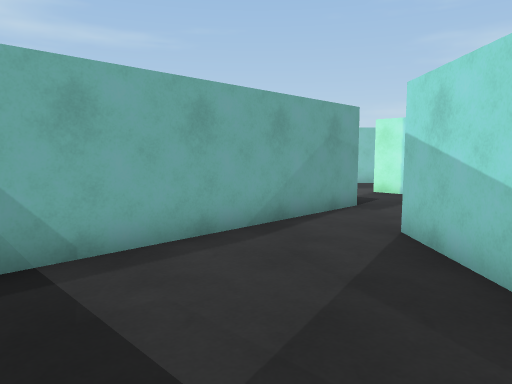
View 1 (above)

24 first-person views from a walk through a 3-D level made in the Unity game engine. The camera is 1.4 m above the floor, tilts 6° down and sees 70° across. The floor is counted in squares, 1 m on a side. Each view is taken from the middle of a square. On the plan, view 1 faces up. The plan holds only what a view shows up to about 16 squares ahead; the rest is blank. The player is left out. Surface patterns are stand-ins for the level's own textures.

View 2
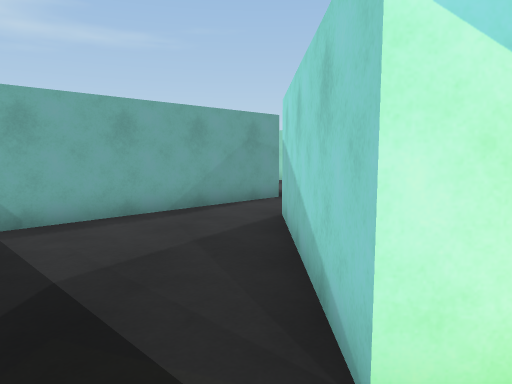

View 3
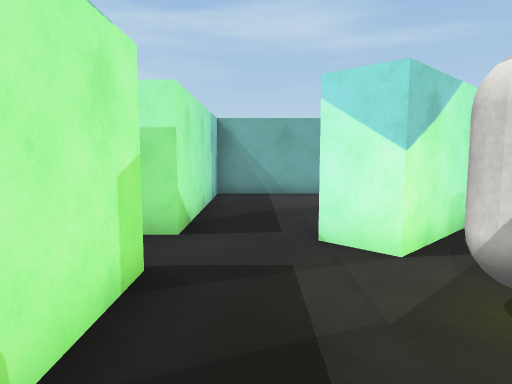

View 4
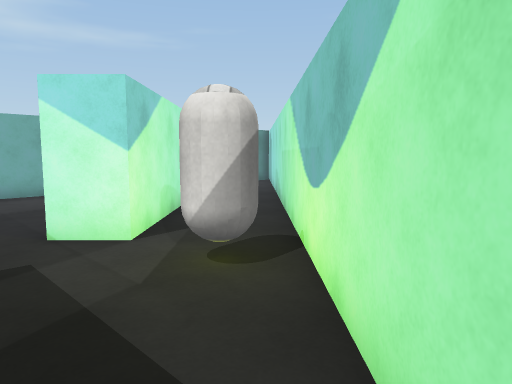

View 5
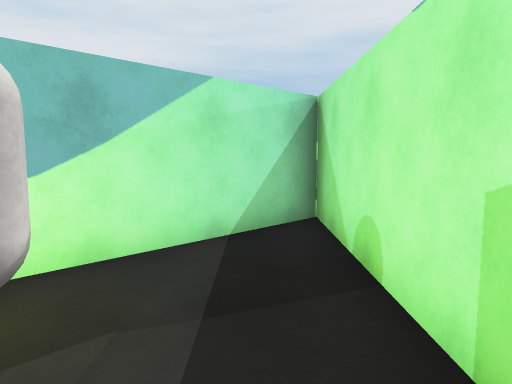

View 6
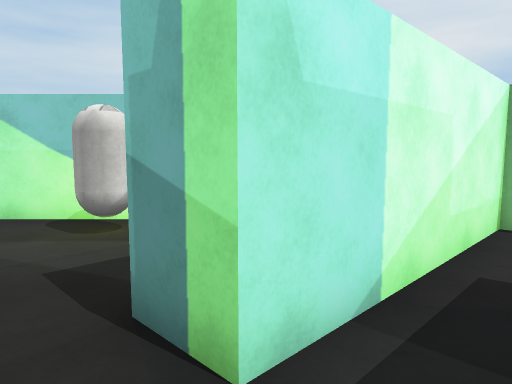

View 7
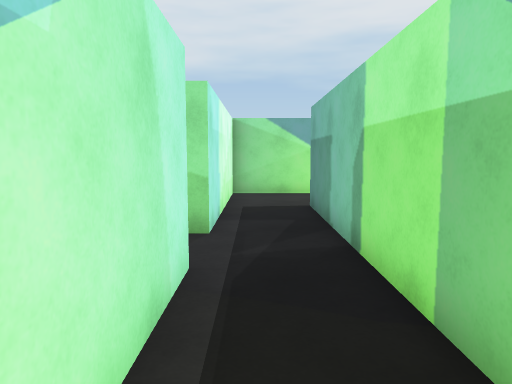

View 8
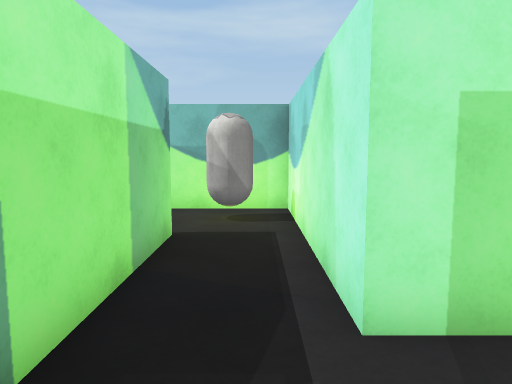

View 9
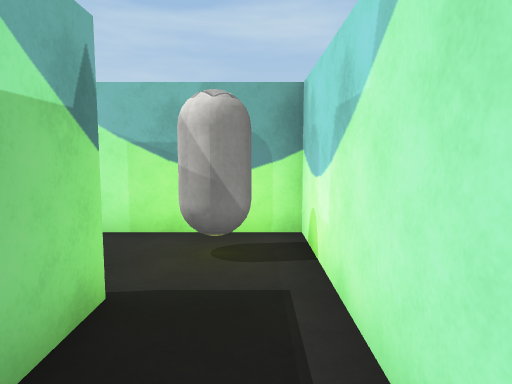

View 10
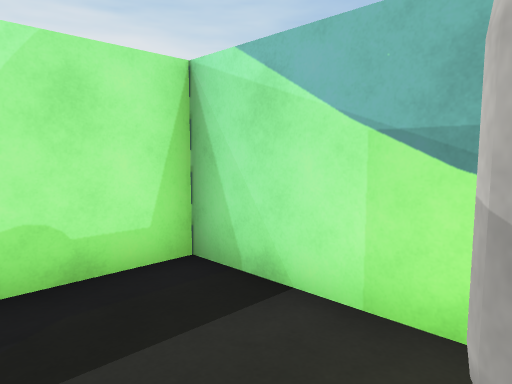

View 11
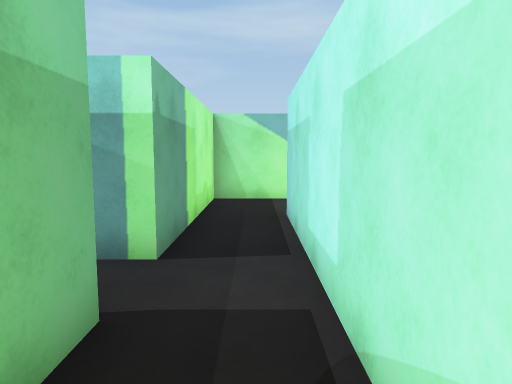

View 12
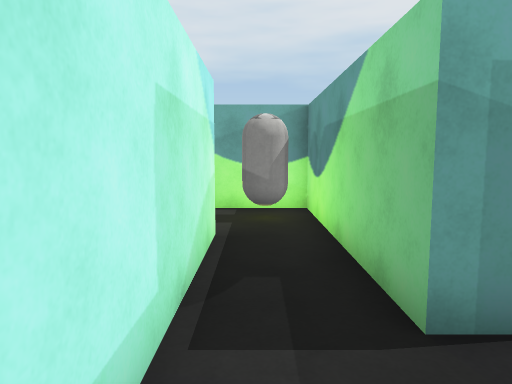

View 13
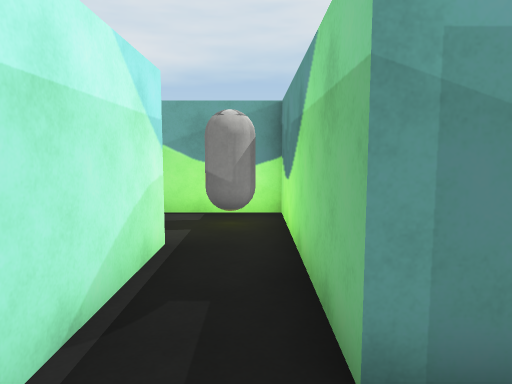

View 14
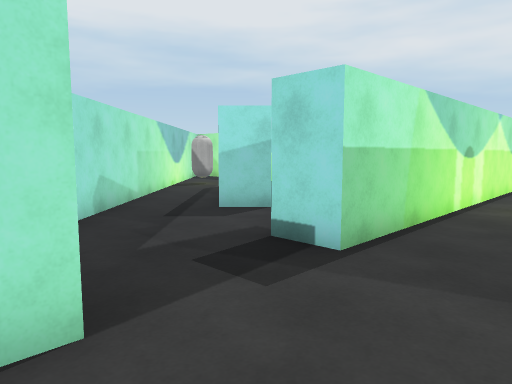

View 15
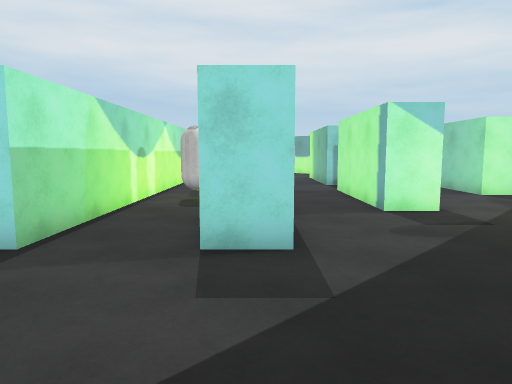

View 16
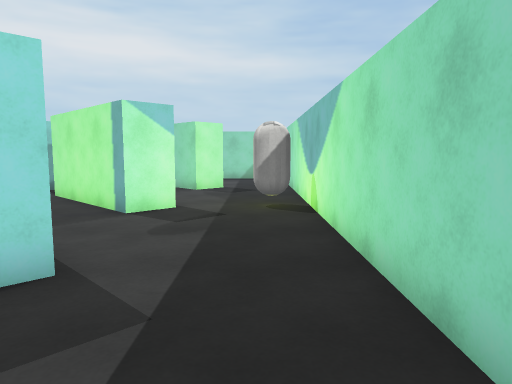

View 17
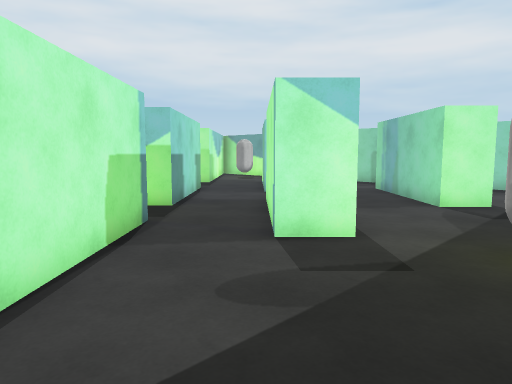

View 18
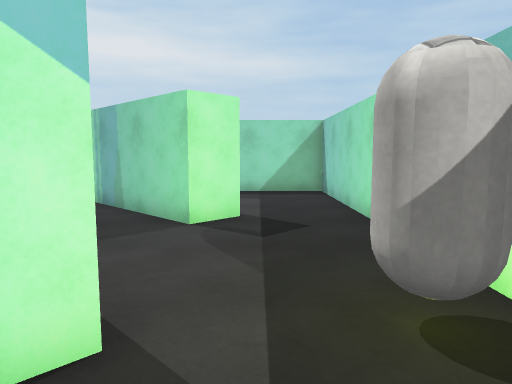

View 19
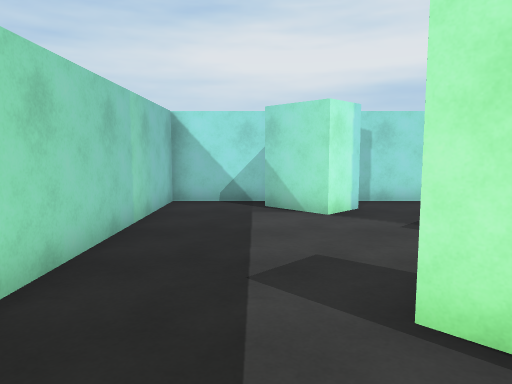

View 20
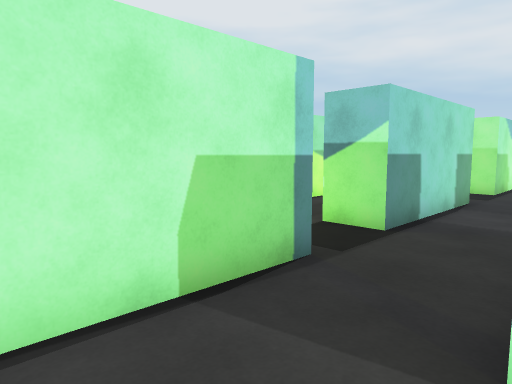

View 21
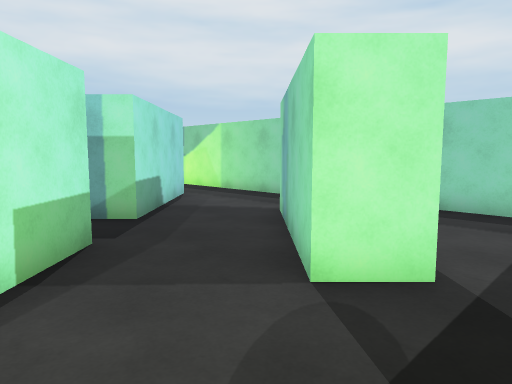

View 22
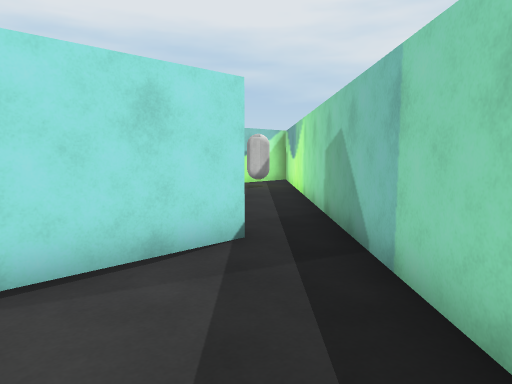

View 23
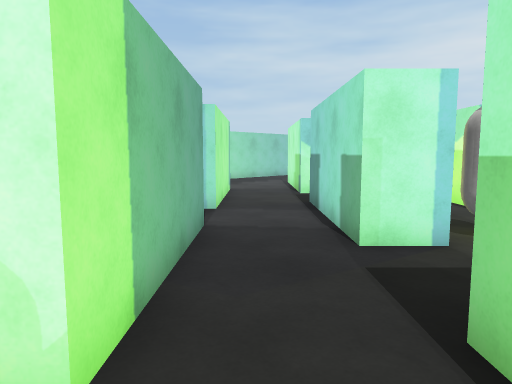

View 24
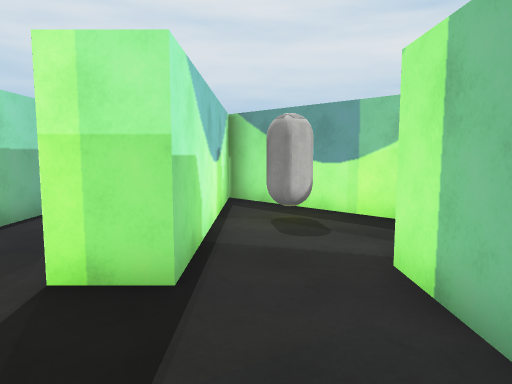

### Floor plan
Ten units are one square. View 1 is at (0, 0); x grows to the right and y downward. Boxes are objects, and circles mark ways between rooms. Rooms are numbered by the first view taken in them; rooms with no view inside come last. Other rooms are left out.
<svg viewBox="-181 -180 253 310">
<path fill="none" stroke="#000" d="M26 2 26 -55M1 -72 -40 -31 6 15M20 29 67 76 67 14M40 2 26 2M6 15 -3 25 -29 -1M20 48 10 38 20 29M-45 16 1 61M-29 -1 -50 -21 -90 19 -67 41M10 90 -19 61M1 61 20 80M-30 78 17 125 57 85 20 48M-19 61 -54 26M-67 41 -43 65 -49 71M-39 -109 -11 -137 -1 -127M-66 -140 -55 -129 -62 -122M-64 -84 -54 -74M-102 -102 -87 -117M-107 -77 -144 -40M-122 -147 -112 -137 -149 -100M-90 -37 -100 -47 -88 -59M-63 -28 18 -108 27 -98 1 -72M-131 -73 -117 -87M26 -55 26 -65 40 -65M-159 -109 -134 -134M67 -146 67 -175 -176 -175 -176 -95M40 -38 40 2M-128 -20 -121 -27 -111 -17M-125 34 -114 24M67 14 67 -120M-176 -46 -176 29 -128 -20M-154 -50 -131 -73M-176 -95 -176 -46M-45 -97 -48 -100 -39 -109M-62 -122 -92 -92M-88 -59 -64 -84M-117 -87 -107 -77"/>
<rect x="45" y="5" width="20" height="20" fill="#bbb"><title>capsule</title></rect>
<rect x="-55" y="-15" width="10" height="20" fill="#bbb"><title>capsule</title></rect>
<rect x="5" y="95" width="20" height="20" fill="#bbb"><title>capsule</title></rect>
<rect x="-85" y="-45" width="20" height="20" fill="#bbb"><title>capsule</title></rect>
<rect x="-75" y="-175" width="10" height="20" fill="#bbb"><title>capsule</title></rect>
<rect x="-45" y="-85" width="20" height="20" fill="#bbb"><title>capsule</title></rect>
<rect x="35" y="-155" width="30" height="30" fill="#bbb"><title>block</title></rect>
<rect x="-165" y="-15" width="10" height="10" fill="#bbb"><title>capsule</title></rect>
<circle cx="15" cy="10" r="3" fill="#2a7"/>
<circle cx="15" cy="-65" r="3" fill="#2a7"/>
<circle cx="10" cy="20" r="3" fill="#2a7"/>
<circle cx="-30" cy="10" r="3" fill="#2a7"/>
<circle cx="10" cy="60" r="3" fill="#2a7"/>
<circle cx="-60" cy="40" r="3" fill="#2a7"/>
<circle cx="-20" cy="70" r="3" fill="#2a7"/>
<circle cx="-135" cy="-35" r="3" fill="#2a7"/>
<circle cx="-150" cy="-92" r="3" fill="#2a7"/>
<circle cx="-50" cy="-120" r="3" fill="#2a7"/>
<circle cx="-50" cy="-80" r="3" fill="#2a7"/>
<circle cx="-105" cy="-75" r="3" fill="#2a7"/>
<circle cx="-165" cy="-50" r="3" fill="#2a7"/>
<circle cx="-80" cy="-90" r="3" fill="#2a7"/>
<text x="0" y="-30">1</text>
<text x="40" y="30">2</text>
<text x="-10" y="30">3</text>
<text x="-60" y="10">4</text>
<text x="10" y="90">5</text>
<text x="-40" y="50">6</text>
<text x="-50" y="-120">7</text>
<text x="-160" y="-20">8</text>
<text x="-160" y="-70">9</text>
<text x="-60" y="-100">10</text>
<text x="-90" y="-80">11</text>
</svg>
Room 1 opens to room 2. Room 1 opens to room 7. Room 2 opens to room 3. Room 3 opens to room 4. Room 3 opens to room 5. Room 4 opens to room 6. Room 5 opens to room 6. Room 7 opens to room 8. Room 7 opens to room 9. Room 7 opens to room 10. Room 7 opens to room 11. Room 8 opens to room 9. Room 10 opens to room 11.

Where each view was taken, in squares from view 1:
view 1: 0 up, 0 right, facing up
view 2: 2 down, 2 right, facing up
view 3: 5 down, 6 right, facing up-left
view 4: 6 down, 6 right, facing up
view 5: 1 down, 2 right, facing down-right
view 6: 4 down, 1 left, facing right
view 7: 0 up, 4 left, facing down-right
view 8: 5 down, 1 right, facing up-left
view 9: 3 down, 1 left, facing up-left
view 10: 1 down, 4 left, facing left
view 11: 9 down, 0 right, facing up-left
view 12: 5 down, 4 left, facing down-right
view 13: 6 down, 4 left, facing down-right
view 14: 16 up, 3 right, facing down
view 15: 17 up, 3 right, facing down-left
view 16: 16 up, 3 right, facing left
view 17: 17 up, 1 left, facing down-left
view 18: 15 up, 4 left, facing left
view 19: 15 up, 4 left, facing right
view 20: 15 up, 4 left, facing down
view 21: 16 up, 8 left, facing down-left
view 22: 17 up, 16 left, facing down
view 23: 2 up, 15 left, facing up-right
view 24: 6 up, 10 left, facing down-left
